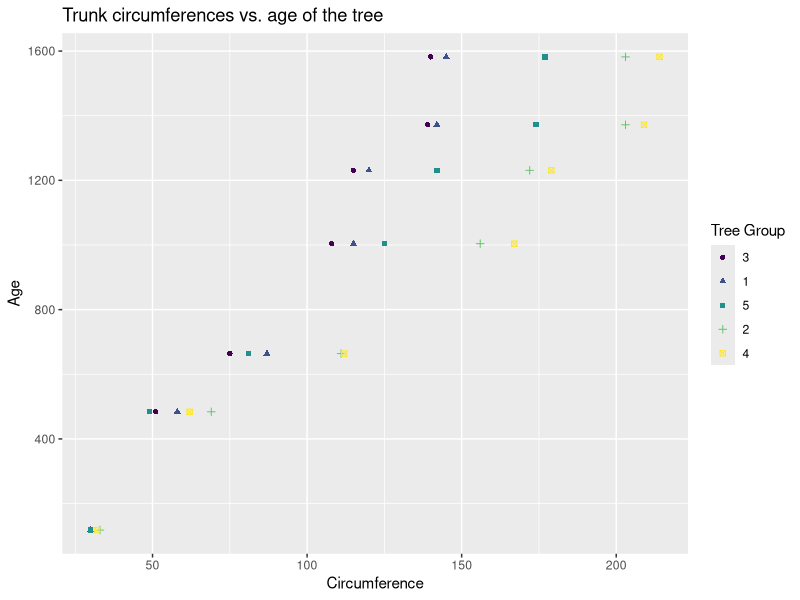
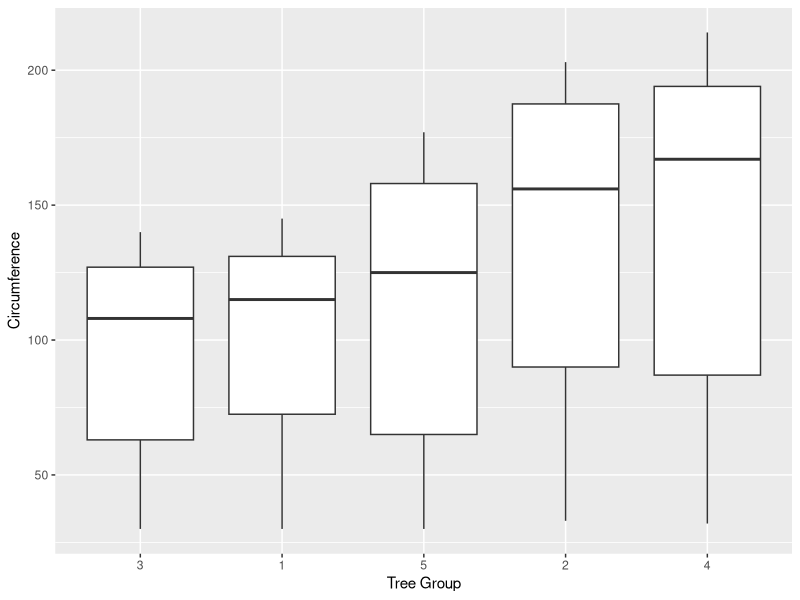

Write R code to recreate these figures, in order.
installLibrariesOnDemand <- function (packages)
{
  cat("Installing required libraries on demand:", packages , "\n")
  new.packages <- packages[!(packages %in% installed.packages()[,"Package"])]
  if(length(new.packages)) install.packages(new.packages)
  cat("Missing libraries installation is complete.", "\n")
}
installLibrariesOnDemand(c("ggplot2"))
library(ggplot2)

data("Orange")

#Calculate the mean and the median of the trunk circumferences for different size of the trees. (Tree)

cat("groups:",levels(Orange$Tree), "\n")
means <-tapply(Orange$circumference, Orange$Tree, FUN=mean)
cat("means:", means, "\n")

medians <-tapply(Orange$circumference, Orange$Tree, FUN=median)
cat("medians:", medians, "\n")


#	Make a scatter plot of the trunk circumferences against the age of the tree. Use different plotting symbols for different size of trees. (Tree)

scatterPlot <- ggplot(Orange,aes(Orange$circumference, Orange$age, color= Orange$Tree, shape= Orange$Tree)) + 
  geom_point() + labs(x = "Circumference") + labs(y = "Age") + labs(shape = "Tree Group")  + labs(color = "Tree Group") +
 labs(title = "Trunk circumferences vs. age of the tree")

print(scatterPlot)

#Display the trunk circumferences on a comparative boxplot against tree. Be sure you order the boxplots in the increasing order of maximum diameter.
box <- ggplot(Orange[Orange$circumference,], aes( Orange$Tree, Orange$circumference)) + geom_boxplot() + labs(y = "Circumference") + labs(x = "Tree Group")

print(box)

